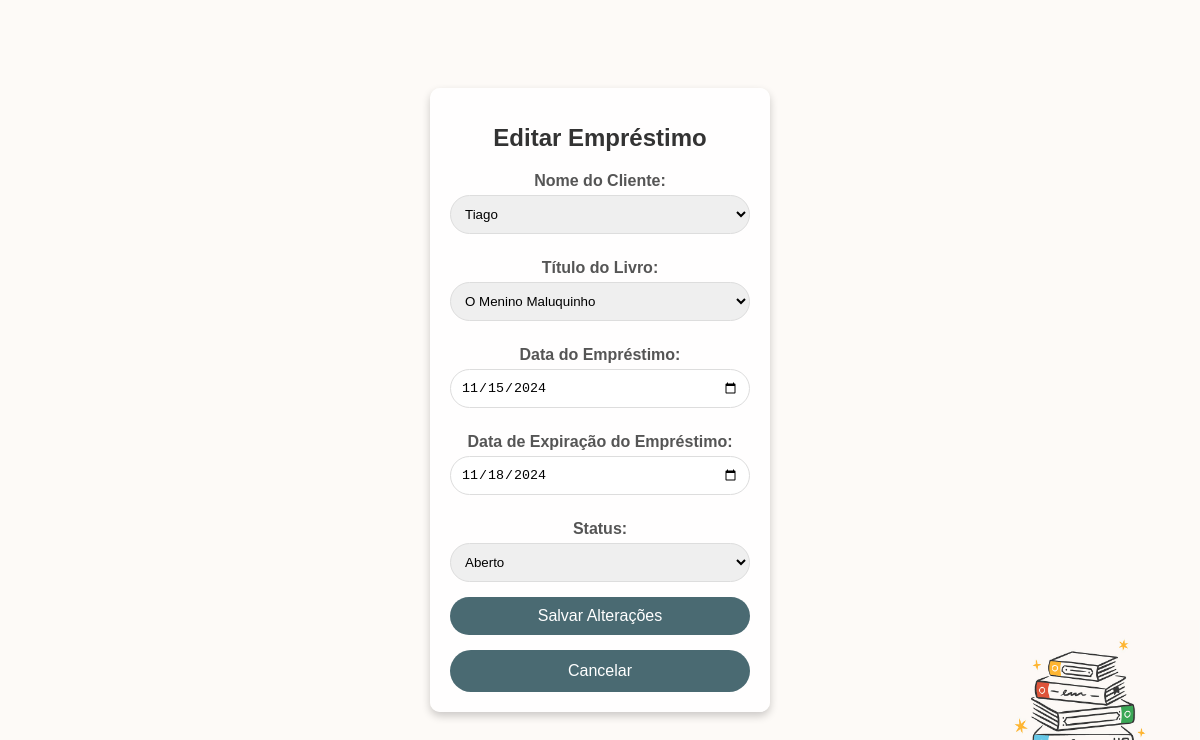
/edit_loan/8, run on an earlier commit of the app's database.
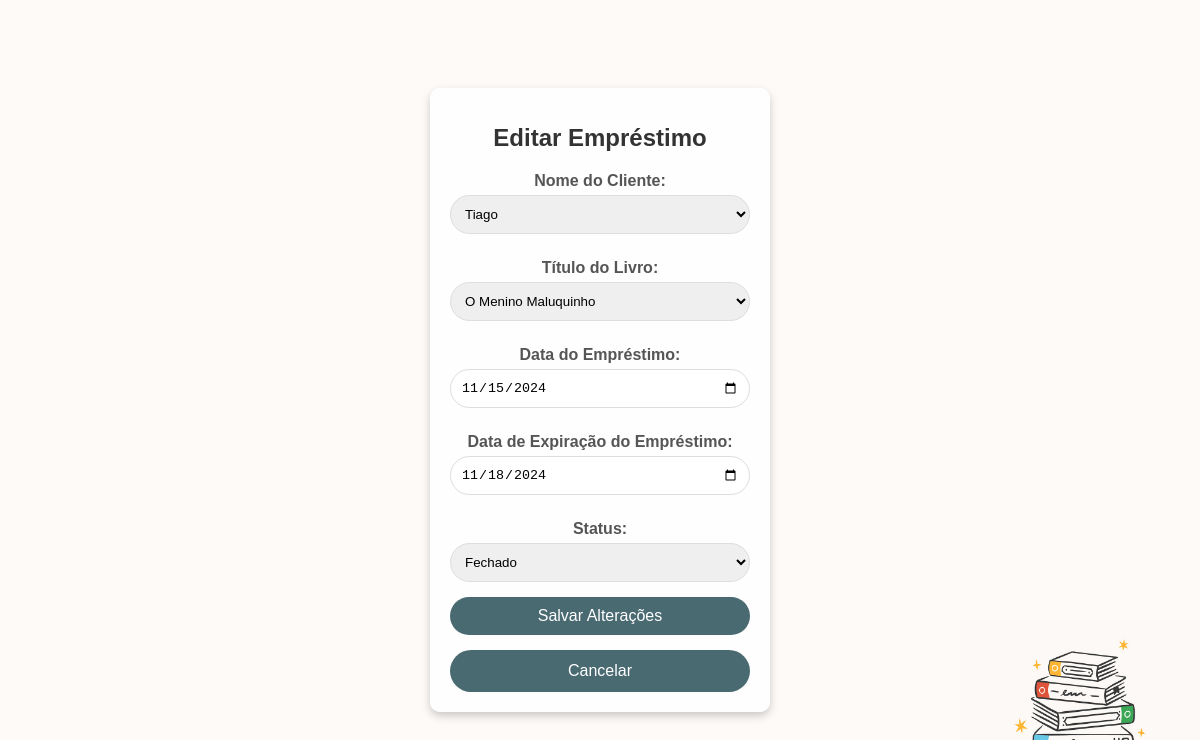
And on a later commit of the database.
### app.py (models this page shows)
class Loan(db.Model):
    id = db.Column(db.Integer, primary_key=True)
    client_id = db.Column(db.Integer, db.ForeignKey('client.id'), nullable=False)
    book_id = db.Column(db.Integer, db.ForeignKey('book.id'), nullable=False)
    loan_date = db.Column(db.String(10), nullable=False)
    return_date = db.Column(db.String(10), nullable=False)
    status = db.Column(db.String(10), nullable=False, default='open')
    client = db.relationship('Client', backref=db.backref('loans', lazy=True))
    book = db.relationship('Book', backref=db.backref('loans', lazy=True))

class Client(db.Model):
    id = db.Column(db.Integer, primary_key=True)
    name = db.Column(db.String(100), nullable=False)
    cpf = db.Column(db.String(14), nullable=False)
    telefone = db.Column(db.String(15), nullable=True)
    email = db.Column(db.String(100), nullable=True)

class Book(db.Model):
    id = db.Column(db.Integer, primary_key=True)
    title = db.Column(db.String(100), nullable=False)
    author = db.Column(db.String(100), nullable=False)
    publisher = db.Column(db.String(100), nullable=True)
    data_publicacao = db.Column(db.String(10), nullable=True)
    genero_literario = db.Column(db.String(50), nullable=True)

### app.py (the view, shortened to what this page needs)
@app.route('/edit_loan/<int:loan_id>', methods=['GET', 'POST'])
def edit_loan(loan_id):
    loan = Loan.query.get_or_404(loan_id)
    clients = Client.query.all()
    books = Book.query.all()
    return render_template('edit_loan.html', loan=loan, clients=clients, books=books)

### templates/edit_loan.html (shortened to what this page needs)
<!DOCTYPE html>
<html lang="en">
<head>
</head>
<body>
    <div class="form-container">
        <h1>Editar Empréstimo</h1>
        <form action="{{ url_for('edit_loan', loan_id=loan.id) }}" method="post">
            <label for="client_id">Nome do Cliente:</label>
            <select id="client_id" name="client_id" required>
                {% for client in clients %}
                <option value="{{ client.id }}" {% if client.id == loan.client_id %}selected{% endif %}>{{ client.name }}</option>
                {% endfor %}
            </select>
            <label for="book_id">Título do Livro:</label>
            <select id="book_id" name="book_id" required>
                {% for book in books %}
                <option value="{{ book.id }}" {% if book.id == loan.book_id %}selected{% endif %}>{{ book.title }}</option>
                {% endfor %}
            </select>
            <label for="loan_date">Data do Empréstimo:</label>
            <input type="date" id="loan_date" name="loan_date" value="{{ loan.loan_date }}" required>
            <label for="return_date">Data de Expiração do Empréstimo:</label>
            <input type="date" id="return_date" name="return_date" value="{{ loan.return_date }}" required>
            <label for="status">Status:</label>
            <select id="status" name="status" required>
                <option value="open" {% if loan.status == 'open' %}selected{% endif %}>Aberto</option>
                <option value="closed" {% if loan.status == 'closed' %}selected{% endif %}>Fechado</option>
            </select>
            <button type="submit">Salvar Alterações</button>
        </form>
        <a href="{{ url_for('list_loans') }}" class="return-button">Cancelar</a>
    </div>
</body>
</html>

What changed in the data, as far as the page shows it:
changed Loan "Tiago": status "Aberto" → "Fechado"
